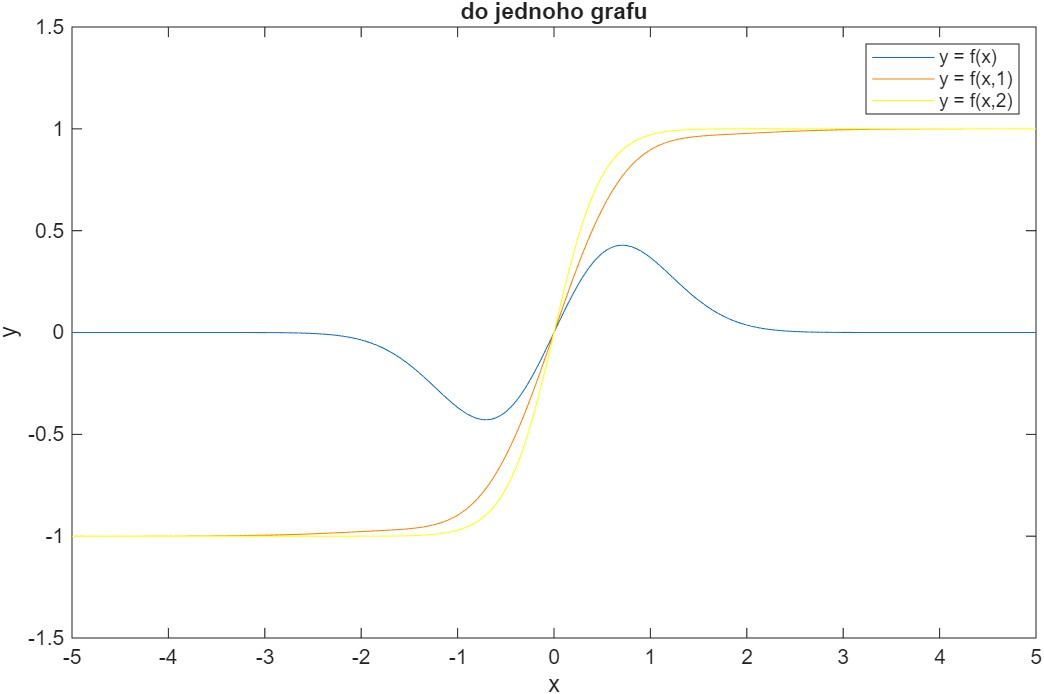
%> input picture prvni_semestr/matlab/filesCv5/plot.jpg, 1044 x 694 px, given in place of temp_plot.png, which was not available
$ octave cv05.m   (GNU Octave 9; MATLAB toolbox functions it lacks are replaced by stand-ins)
%> lines starting %> are read from the running program, lines starting %| are printed output that depends on the picture; pictures that were not available may be replaced by others from this repository, and a replacement may not be noted
clc; close;

% 1

phi = 0:(pi/3):2*pi;
x = cos(phi);
y = sin(phi);

figure;
plot(x, y);
axis equal;
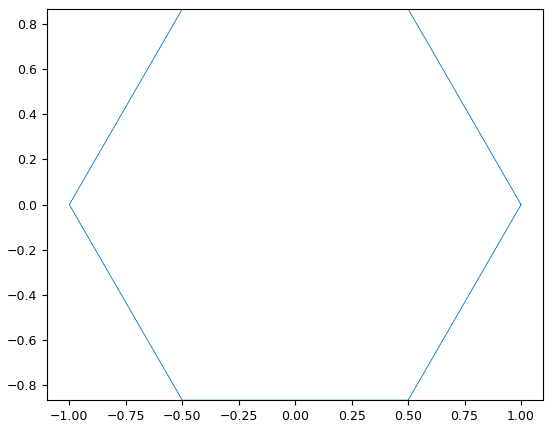
%> figure redrawn from the program's plot data

% 2

function result = evaluateFunction(x, y)

    if nargin < 2
        y = 0;
    end
    result = x.*exp(-x.^2-y.^2)+tanh(x.*y);
end

result1 = evaluateFunction([1, 2, 3]);
disp(result1);

result2 = evaluateFunction([1, 2, 3], [4, 5, 6]);
disp(result2);

% 3

x =-5:0.05:5;

y1 = evaluateFunction(x);
y2 = evaluateFunction(x, 1);
y3 = evaluateFunction(x, 2);

% a

figure;
plot(x, y1, 'DisplayName', 'y = f(x)');
hold on;
plot(x, y2, 'Color', [1, 0.5, 0], 'DisplayName', 'y = f(x,1)');
plot(x, y3, 'Color', [1, 1, 0], 'DisplayName', 'y = f(x,2)');
hold off;
xlabel('x');
ylabel('y');
title('do jednoho grafu');
legend show;
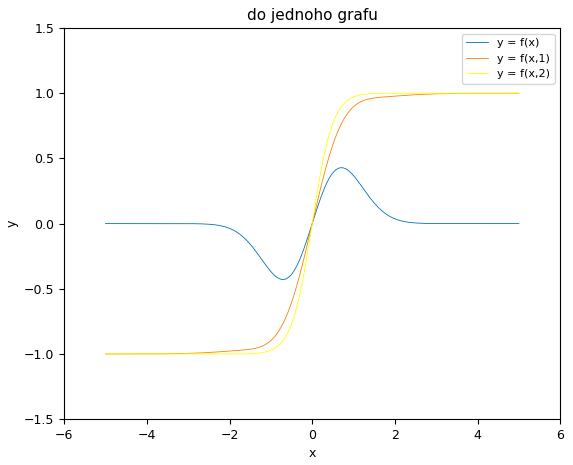
%> figure redrawn from the program's plot data; curve peaks at x = 0.7, y = 0.429; curve peaks at x = 5, y = 1; curve peaks at x = 2.15, y = 1

exportgraphics(gcf, 'plot.jpg');
tempFileName = 'temp_plot.png';
exportgraphics(gcf, tempFileName);
img = imread(tempFileName);
%> img is the input picture: size 694x1044x3 uint8; mean R, G, B 252.4, 252.4, 251.8
imwrite(img, 'plot.bmp');
print(gcf, 'plot.pdf', '-dpdf');
delete(tempFileName);

% b

figure;
ax1 = subplot(3, 1, 1);
plot(x, y1);
title('subplot 1');
xlabel('x');
ylabel('f(x)');

ax2 = subplot(3, 1, 2);
plot(x, y2);
title('subplot 2');
xlabel('x');
ylabel('f(x, 1)');

ax3 = subplot(3, 1, 3);
plot(x, y3);
title('subplot 3');
xlabel('x');
ylabel('f(x, 2)');

linkaxes([ax1, ax2, ax3], 'x');
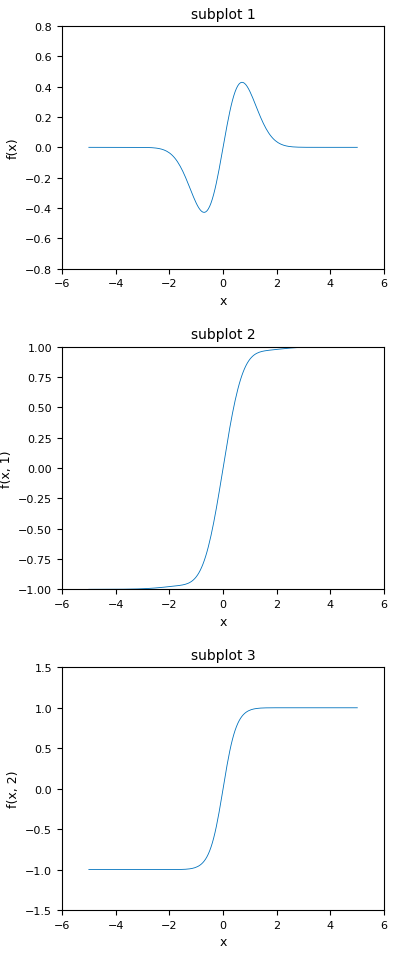
%> figure redrawn from the program's plot data, 3 panels; panel 1: curve peaks at x = 0.7, y = 0.429; panel 2: curve peaks at x = 5, y = 1; panel 3: curve peaks at x = 2.15, y = 1
savefig('subplots.fig');

% 4

x = -5:0.1:5;
y = -6:0.2:6;

[X, Y] = meshgrid(x, y);

Z = evaluateFunction(X, Y);

figure;
surf(X, Y, Z);
title('3D plocha')
xlabel('x');
ylabel('y');
zlabel('f(x, y)');
grid on;
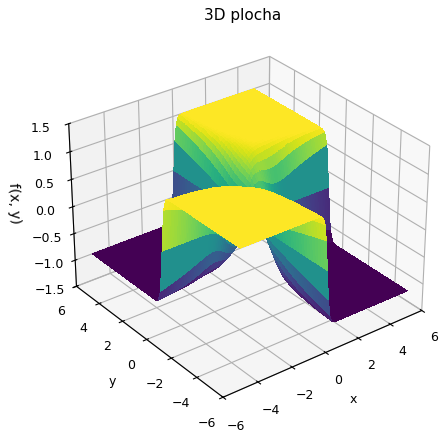
%> figure redrawn from the program's plot data
